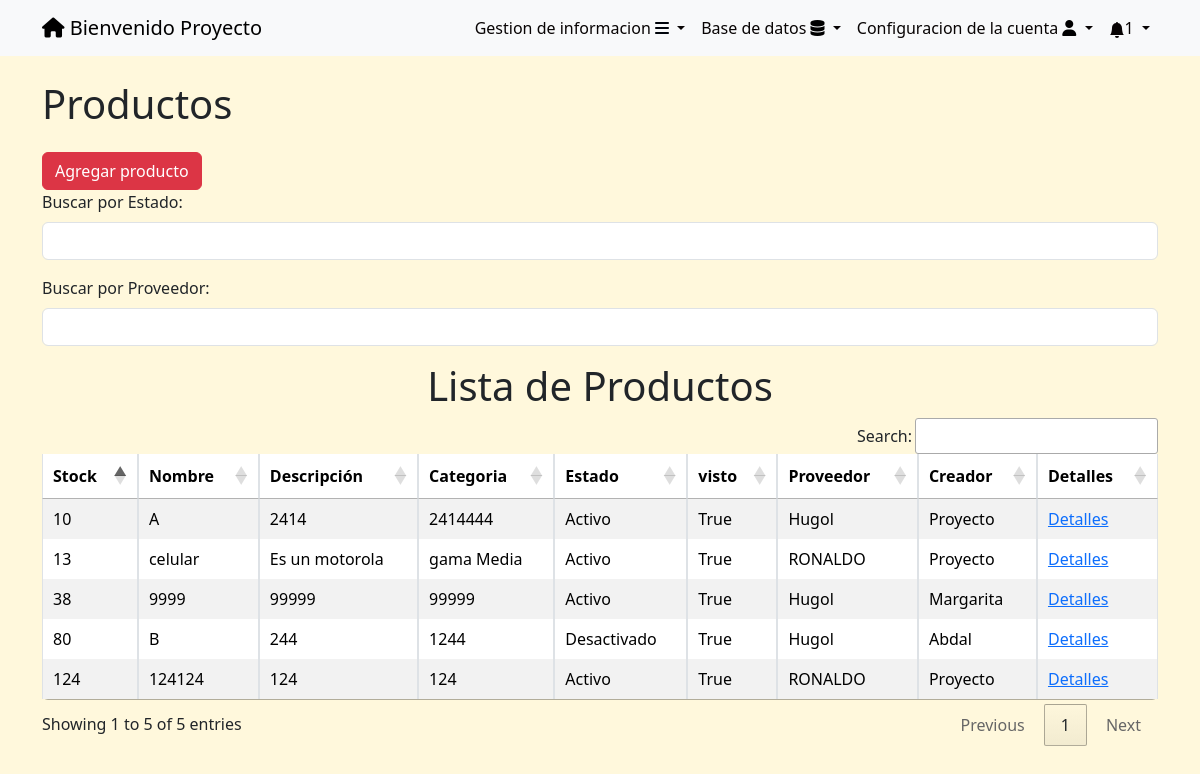
Screenshot of /productos/ (signed in) with the database file from the repository.
### tasks/models.py (models this page shows, shortened)
class Producto(models.Model):
    nombre = models.CharField(max_length=50)
    descripcion = models.CharField(max_length=50)
    categoria = models.CharField(max_length=50)
    precioComun = models.IntegerField(blank=True, null=True)
    precioMayoreo = models.IntegerField(blank=True, null=True)
    canStock = models.IntegerField(blank=True, null=True)
    fechaingreso = models.DateTimeField(auto_now_add=True,null=True,blank=True)
    tamaño = models.CharField(max_length=50, blank=True, null=True)
    material = models.CharField(max_length=50, blank=True, null=True)
    tiempodeProduccion = models.TimeField(blank=True, null=True)
    visto = models.BooleanField(default=False)
    ACTIVO = 'Activo'
    DESACTIVADO = 'Desactivado'
    ESTADO_CHOICES = [
        (ACTIVO, 'Activo'),
        (DESACTIVADO, 'Desactivado'),
    ]
    estado = models.CharField(max_length=50, blank=True, null=True,choices=ESTADO_CHOICES,)
    idProveedor = models.ForeignKey(Proveedor,on_delete=models.CASCADE,blank=True,null=True,)
    user = models.ForeignKey(User, on_delete=models.CASCADE,blank=True, null=True)

class Proveedor(models.Model):
    nombre = models.CharField(blank=True,null=True,max_length=100)
    correo = models.EmailField(blank=True,null=True)
    telefono = models.CharField(blank=True,null=True,max_length=100)
    estadodelprovedor = models.TextField(blank=True,null=True)
    user = models.ForeignKey(User, on_delete=models.CASCADE,blank=True, null=True)
    def __str__(self):
        return self.nombre

### tasks/views.py (the view)
# urls.py: path('productos/',views.productos,name='productos'),
@login_required
def productos(request):
    newventa = Venta.objects.filter(visto=False).count()
    newproduct = Producto.objects.filter(visto=False).count()
    print(newproduct)
    if request.user.is_superuser:
        productos = Producto.objects.all().order_by('nombre')
    else:
        productos = Producto.objects.all().order_by('nombre')
    return render(request, 'productos.html', {
        'productos': productos,
        'newproduct':newproduct,
        'newventa':newventa
    })

### tasks/templates/productos.html (shortened to what this page needs)
{% extends 'base.html' %}
{% block content %}
<link rel="stylesheet" type="text/css" href="https://cdn.datatables.net/1.11.5/css/jquery.dataTables.css">
<link rel="stylesheet" type="text/css" href="https://cdn.datatables.net/buttons/2.1.0/css/buttons.dataTables.min.css">
<body>
    <div class="container mt-4">
        {% if user.is_superuser or user.is_staff %}
        <a href="/productos/" class="text-dark text-decoration-none"><h1>Productos</h1></a>
        <a href="/productos/create/" class="btn btn-danger mt-3">Agregar producto</a>
        <div class="mb-3">
            <label for="filtroEstado" class="form-label">Buscar por Estado:</label>
            <input type="text" class="form-control" id="filtroEstado">
        </div>
        <div class="mb-3">
            <label for="filtroProveedor" class="form-label">Buscar por Proveedor:</label>
            <input type="text" class="form-control" id="filtroProveedor">
        </div>
        {% endif %}
        <div class="table-responsive rounded">
            <table id="tablaProductos" class="table table-bordered table-striped rounded">
                <center>
                    <h1>Lista de Productos</h1>
                </center>
                <thead class="thead-dark">
                    <tr>
                        <th>Stock</th>
                        <th>Nombre</th>
                        <th>Descripción</th>
                        <th>Categoria</th>
                        <th>Estado</th>
                        {% if user.is_superuser or user.is_staff %}
                        <th>visto</th>
                        {% endif %}
                        {% if user.is_superuser or user.is_staff %}
                        <th>Proveedor</th>
                        <th>Creador</th>
                        <th>Detalles</th>
                        {% endif %}
                    </tr>
                </thead>
                <tbody>
                    {% for producto in productos %}
                    <tr>
                        <td>{{ producto.canStock }}</td>
                        <td>{{ producto.nombre }}</td>
                        <td>{{ producto.descripcion }}</td>
                        <td>{{ producto.categoria }}</td>
                        <td>{{ producto.estado }}</td>
                        {% if user.is_superuser or user.is_staff %}
                        <td>{{ producto.visto}}</td>
                        {% endif %}
                        {% if user.is_superuser or user.is_staff %}
                        <td>{{ producto.idProveedor }}</td>
                        <td>{{ producto.user.username }}</td>
                        <td><a href="{% url 'producto_detail' producto.id %}">Detalles</a></td>
                        {% endif %}
                    </tr>
                    {% endfor %}
                </tbody>
            </table>
        </div>
    </div>
</body>
{% endblock %}

### tasks/templates/base.html (shortened to what this page needs)
<!DOCTYPE html>
<html lang="en">
<head>
    <link rel="stylesheet" href="https://cdn.jsdelivr.net/npm/bootstrap@5.3.2/dist/css/bootstrap.min.css">
    <link rel="stylesheet" href="https://cdnjs.cloudflare.com/ajax/libs/font-awesome/6.4.2/css/all.min.css">
    <link rel="stylesheet" href="https://cdn.jsdelivr.net/npm/bootstrap@5.3.2/dist/css/bootstrap.min.css">
</head>
<body>
    <nav class="navbar navbar-expand-lg bg-body-tertiary">
        <div class="container">
            {% if user.is_authenticated %}
            <a class="navbar-brand" href="/" id="uno"> <i class="fa-solid fa-house" style="color: #000000;"></i>
                Bienvenido {{user.username}}</a>
            {% endif %}
            {% if user.is_authenticated %}
            <div class="collapse navbar-collapse" id="navbarSupportedContent">
                <ul class="navbar-nav ms-auto">
                    <li class="nav-item dropdown">
                        <a class="nav-link dropdown-toggle" href="#" role="button" data-bs-toggle="dropdown"
                            aria-expanded="false">
                            Gestion de informacion <i class="fa-solid fa-bars" style="color: #00040b;"></i>
                        </a>
                    </li>
                    {% if user.is_superuser %}
                    <li class="nav-item dropdown">
                        <a class="nav-link dropdown-toggle" href="#" role="button" data-bs-toggle="dropdown"
                            aria-expanded="false">
                            Base de datos <i class="fa-solid fa-database" style="color: #000000;"></i>
                        </a>
                        {% endif %}
                    <li class="nav-item dropdown">
                        <a class="nav-link dropdown-toggle" href="#" role="button" data-bs-toggle="dropdown"
                            aria-expanded="false">
                            Configuracion de la cuenta <i class="fa-solid fa-user" style="color: #000000;"></i>
                        </a>
                        {% if user.is_superuser %}
                    <li class="nav-item dropdown">
                        {% if newproduct > 0 or newventa > 0 or hbd > 0%}
                        <a class="nav-link dropdown-toggle" href="#" role="button" data-bs-toggle="dropdown"
                            aria-expanded="false">
                            <svg xmlns="http://www.w3.org/2000/svg" width="16" height="16" fill="currentColor"
                                class="bi bi-bell-fill" viewBox="0 0 16 16">
                                <path
                                    d="M8 16a2 2 0 0 0 2-2H6a2 2 0 0 0 2 2zm.995-14.901a1 1 0 1 0-1.99 0A5.002 5.002 0 0 0 3 6c0 1.098-.5 6-2 7h14c-1.5-1-2-5.902-2-7 0-2.42-1.72-4.44-4.005-4.901z" />
                            </svg>1
                        </a>
                        {% endif %}
                            {% endif %}
            {% endif %}
        </div>
    </nav>
</body>
</html>
{% block content %}
{% endblock %}

### tasks/templates/base.html (style rules this page uses)
.nav-link { display: block; text-decoration: none; color: #080404; padding: 5px; }

### tasks/templates/productos.html (style rules this page uses)
body { background-color: cornsilk; background-size: cover; }

### rows the page displays
Producto: canStock "124", nombre "124124", descripcion "124", categoria "124", estado "Activo", visto "True", idProveedor "RONALDO", user.username "Proyecto"
Producto: canStock "38", nombre "9999", descripcion "99999", categoria "99999", estado "Activo", visto "True", idProveedor "Hugol", user.username "Margarita"
Producto: canStock "10", nombre "A", descripcion "2414", categoria "2414444", estado "Activo", visto "True", idProveedor "Hugol", user.username "Proyecto"
Producto: canStock "80", nombre "B", descripcion "244", categoria "1244", estado "Desactivado", visto "True", idProveedor "Hugol", user.username "Abdal"
Producto: canStock "13", nombre "celular", descripcion "Es un motorola", categoria "gama Media", estado "Activo", visto "True", idProveedor "RONALDO", user.username "Proyecto"

### other values shown
{{ user.username }} "Proyecto"
